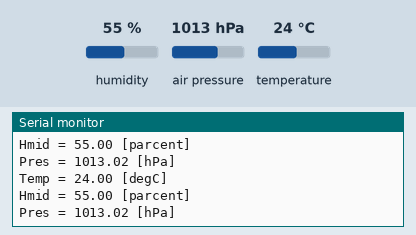
This sketch was run on a simulated Arduino Uno, built with avr-gcc and run on an emulated ATmega328P. On the bench: the last lines printed to the serial monitor. Wiring (inferred from the names in the program): BME280 sensor at I2C address 0x76. Inputs (shaded band) come from the test bench; at power-on: humidity 55 %, air pressure 1013 hPa, temperature 24 °C.

Above: at 1.5 s.
1.6 s: humidity set to 22 %
At 2.9 s:
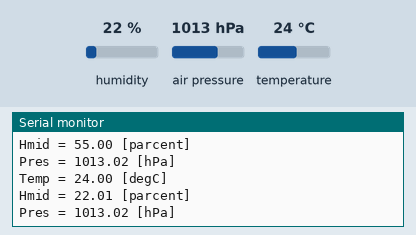
3.1 s: air pressure set to 952 hPa
At 4.2 s:
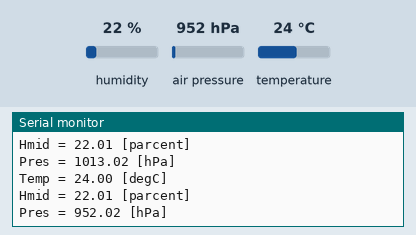
4.6 s: temperature set to 12 °C
At 6.2 s:
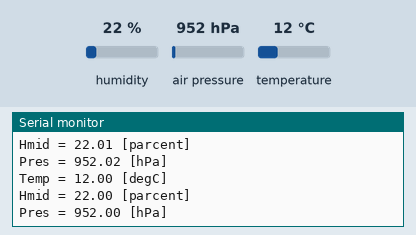
Timing chart, 0 to 7.7 s (numbered marks = the images above; inputs shaded):
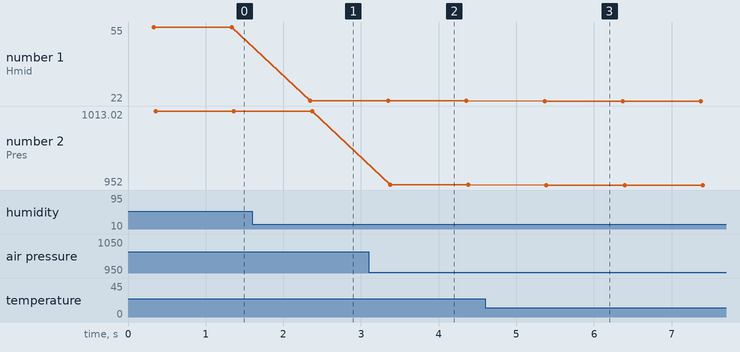

Measured:
- after the input at 1.6 s, the serial monitor: prints a new line after 0.74 s (image 1)
- after the input at 3.1 s, the serial monitor: prints a new line after 0.28 s (image 2)
- after the input at 4.6 s, the serial monitor: prints a new line after 0.74 s (image 3)
- plotted number 1: 55 → 22.01 after the input at 1.6 s, 22.01 → 22 after the input at 4.6 s
- plotted number 2: 1013.02 → 952.02 after the input at 3.1 s, 952.02 → 952 after the input at 4.6 s

The sketch:

Test_Barometer_Thermohygrometer.ino
```cpp
#include "./BarometerThermohygrometer.h"

void setup()
{
	// Wire(Arduino-I2C)の初期化
	Wire.begin();
	// デバック用シリアル通信は9600bps
	Serial.begin(9600);

	// 初期化
	BTH_Init();

	Serial.println(F("Init done"));
	delay(300);
}

void loop()
{

	BTH_Update();		// センサの値をアップデート
	BTH_Print();		// アップデートした値を表示

	delay(1000);		// 1000 ms 待つ
}
```

BarometerThermohygrometer.h
```cpp
#ifndef BTH_H
#define BTH_H

#include "./PIN_ASSIGN.h"
#include <Wire.h>

// #################### Barometer & Thermohygrometer ####################

// 初期化
void BTH_Init();
// センサ値の更新
void BTH_Update();
// センサ値の表示
void BTH_Print();
// 気圧の値を取得
float BTH_GetPressure();
// 湿度の値を取得
float BTH_GetHumidity();
// 温度の値を取得
float BTH_GetTemperature();

typedef struct {
	float   pressure;
	float   humidity;
	float   temperature;
} BarometerThermohygrometer_t;

#endif
```

BarometerThermohygrometer.ino
```cpp
#include "./BarometerThermohygrometer.h"

BarometerThermohygrometer_t bthmeter;

#define BME280_ADDR_ 0x76
#define CONFIG_      0xF5
#define CTRL_MEAS_   0xF4
#define CTRL_HUM_    0xF2

// 気温補正データ
static uint16_t dig_T1;
static int16_t  dig_T2;
static int16_t  dig_T3;

// 湿度補正データ
static uint8_t  dig_H1;
static int16_t  dig_H2;
static uint8_t  dig_H3;
static int16_t  dig_H4;
static int16_t  dig_H5;
static int8_t   dig_H6;

// 気圧補正データ
static uint16_t dig_P1;
static int16_t  dig_P2;
static int16_t  dig_P3;
static int16_t  dig_P4;
static int16_t  dig_P5;
static int16_t  dig_P6;
static int16_t  dig_P7;
static int16_t  dig_P8;
static int16_t  dig_P9;

int32_t t_fine;

static unsigned char buffer[26];

int32_t BME280_compensate_T_int32_(int32_t adc_T);
uint32_t BME280_compensate_H_int32_(int32_t adc_H);
uint32_t BME280_compensate_P_int32_(int32_t adc_P);

void BTH_Init() {
	// Wire.begin();はされている前提！

	bthmeter.pressure    = 0.0;
	bthmeter.humidity    = 0.0;
	bthmeter.temperature = 0.0;

	// BME280の設定
	// BME280動作設定
	Wire.beginTransmission(BME280_ADDR_);
	Wire.write(CONFIG_);	// 動作設定
	Wire.write(0x00);		// 「単発測定」，「フィルタなし」，「SPI 4線式」
	Wire.endTransmission();

	//BME280測定条件設定
	Wire.beginTransmission(BME280_ADDR_);
	Wire.write(CTRL_MEAS_);	// 測定条件設定
	Wire.write(0x24);		// 「温度・気圧オーバーサンプリングx1」，「スリープモード」
	Wire.endTransmission();

	//BME280温度測定条件設定
	Wire.beginTransmission(BME280_ADDR_);
	Wire.write(CTRL_HUM_);	// 湿度測定条件設定
	Wire.write(0x01);		// 「湿度オーバーサンプリングx1」
	Wire.endTransmission();

	//BME280補正データ取得
	Wire.beginTransmission(BME280_ADDR_);
	Wire.write(0x88);		// 出力データバイトを「補正データ」のアドレスに指定
	Wire.endTransmission();

	Wire.requestFrom(BME280_ADDR_, 26);
	for (uint8_t i=0; i<26; i++) {
		while (Wire.available() == 0) {
			Serial.println(F("Waiting for receiving data from BME280..."));
		}
		buffer[i] = Wire.read();
	}

	dig_T1 = ((uint16_t)((buffer[1] << 8) | buffer[0]));
	dig_T2 = ((int16_t) ((buffer[3] << 8) | buffer[2]));
	dig_T3 = ((int16_t) ((buffer[5] << 8) | buffer[4]));

	dig_P1 = ((uint16_t)((buffer[7] << 8) | buffer[6]));
	dig_P2 = ((int16_t) ((buffer[9] << 8) | buffer[8]));
	dig_P3 = ((int16_t)((buffer[11] << 8) | buffer[10]));
	dig_P4 = ((int16_t)((buffer[13] << 8) | buffer[12]));
	dig_P5 = ((int16_t)((buffer[15] << 8) | buffer[14]));
	dig_P6 = ((int16_t)((buffer[17] << 8) | buffer[16]));
	dig_P7 = ((int16_t)((buffer[19] << 8) | buffer[18]));
	dig_P8 = ((int16_t)((buffer[21] << 8) | buffer[20]));
	dig_P9 = ((int16_t)((buffer[23] << 8) | buffer[22]));

	dig_H1 = ((uint8_t)(buffer[25]));

	Wire.beginTransmission(BME280_ADDR_);
	Wire.write(0xE1);		// 出力データバイトを「補正データ」のアドレスに指定
	Wire.endTransmission();

	Wire.requestFrom(BME280_ADDR_, 7);
	for (uint8_t i=0; i<7; i++) {
		while (Wire.available() == 0) {
			Serial.println(F("Waiting for receiving data from BME280..."));
		}
		buffer[i] = Wire.read();
	}

	dig_H2 = ((int16_t)((buffer[1] << 8) | buffer[0]));
	dig_H3 = ((uint8_t)(buffer[2]));
	dig_H4 = ((int16_t)((buffer[3] << 4) + (buffer[4] & 0x0F)));
	dig_H5 = ((int16_t)((buffer[5] << 4) + ((buffer[4] >> 4) & 0x0F)));
	dig_H6 = ((int8_t)buffer[6]);
}


void BTH_Update() {
	int32_t  temp_cal;
	uint32_t humi_cal, pres_cal;

	// BME280測定条件設定 (1回測定後，スリープモード)
	Wire.beginTransmission(BME280_ADDR_);
	Wire.write(CTRL_MEAS_);				// 測定条件設定
	Wire.write(0x25);					// 「温度・気圧オーバーサンプリングx1」，「1回測定後，スリープモード」
	Wire.endTransmission();
	delay(1);

	// 測定データ取得
	Wire.beginTransmission(BME280_ADDR_);
	Wire.write(0xF7);					// 出力データバイトを「気圧データ」のアドレスに指定
	Wire.endTransmission();

	Wire.requestFrom(BME280_ADDR_, 8);
	for (uint8_t i=0; i<8; i++) {
		while (Wire.available() == 0 ) {
			Serial.println(F("Waiting for receiving data from BME280..."));
		}
		buffer[i] = Wire.read();
	}

	int32_t adc_T = ((uint32_t)buffer[3] << 12) | ((uint32_t)buffer[4] << 4) | ((buffer[5] >> 4) & 0x0F);
	int32_t adc_P = ((uint32_t)buffer[0] << 12) | ((uint32_t)buffer[1] << 4) | ((buffer[2] >> 4) & 0x0F);
	int32_t adc_H = ((uint32_t)buffer[6] << 8) | ((uint32_t)buffer[7]);

	temp_cal = BME280_compensate_T_int32_(adc_T);		// 温度データ補正計算
	pres_cal = BME280_compensate_P_int32_(adc_P);		// 気圧データ補正計算
	humi_cal = BME280_compensate_H_int32_(adc_H);		// 湿度データ補正計算

	bthmeter.temperature = (float)temp_cal / 100.0;		// 温度データを実際の値に計算
	bthmeter.pressure    = (float)pres_cal / 100.0;		// 気圧データを実際の値に計算
	bthmeter.humidity    = (float)humi_cal / 1024.0;	// 湿度データを実際の値に計算
}


void BTH_Print() {
	Serial.print(F("Temp = "));
	Serial.print(BTH_GetTemperature());
	Serial.println(" [degC]");
	Serial.print(F("Hmid = "));
	Serial.print(BTH_GetHumidity());
	Serial.println(F(" [parcent]"));
	Serial.print(F("Pres = "));
	Serial.print(BTH_GetPressure());
	Serial.println(F(" [hPa]"));
	Serial.println();
}


float BTH_GetPressure() {
	return bthmeter.pressure;
}


float BTH_GetHumidity() {
	return bthmeter.humidity;
}


float BTH_GetTemperature() {
	return bthmeter.temperature;
}


// 温度補正 関数
int32_t BME280_compensate_T_int32_(int32_t adc_T)
{
	int32_t var1, var2, T;
	var1   = ((((adc_T>>3) - ((int32_t)dig_T1<<1))) * ((int32_t)dig_T2)) >> 11;
	var2   = (((((adc_T>>4) - ((int32_t)dig_T1)) * ((adc_T>>4) - ((int32_t)dig_T1))) >> 12) * ((int32_t)dig_T3)) >> 14;
	t_fine = var1 + var2;
	T      = (t_fine * 5 + 128) >> 8;
	return T;
}

// 湿度補正 関数
uint32_t BME280_compensate_H_int32_(int32_t adc_H)
{
	int32_t v_x1_u32r;

	v_x1_u32r = (t_fine - ((int32_t)76800));
	v_x1_u32r = (((((adc_H << 14) - (((int32_t)dig_H4) << 20) - (((int32_t)dig_H5) * v_x1_u32r)) + ((int32_t)16384)) >> 15)
		* (((((((v_x1_u32r * ((int32_t)dig_H6)) >> 10) * (((v_x1_u32r * ((int32_t)dig_H3)) >> 11) + ((int32_t)32768))) >> 10)
		+ ((int32_t)2097152)) * ((int32_t)dig_H2) + 8192) >> 14));
	v_x1_u32r = (v_x1_u32r - (((((v_x1_u32r >> 15) * (v_x1_u32r >> 15)) >> 7) * ((int32_t)dig_H1)) >> 4));
	v_x1_u32r = (v_x1_u32r < 0 ? 0 : v_x1_u32r);
	v_x1_u32r = (v_x1_u32r > 419430400 ? 419430400 : v_x1_u32r);
	return (uint32_t)(v_x1_u32r>>12);
}

// 気圧補正 関数
uint32_t BME280_compensate_P_int32_(int32_t adc_P)
{
	int32_t var1, var2;
	uint32_t p;
	var1 = (((int32_t)t_fine)>>1) - (int32_t)64000;
	var2 = (((var1>>2) * (var1>>2)) >> 11 ) * ((int32_t)dig_P6);
	var2 = var2 + ((var1*((int32_t)dig_P5))<<1);
	var2 = (var2>>2)+(((int32_t)dig_P4)<<16);
	var1 = (((dig_P3 * (((var1>>2) * (var1>>2)) >> 13 )) >> 3) + ((((int32_t)dig_P2) * var1)>>1))>>18;
	var1 =((((32768+var1))*((int32_t)dig_P1))>>15);
	if (var1 == 0) {
		return 0; // avoid exception caused by division by zero
	}
	p = (((uint32_t)(((int32_t)1048576)-adc_P)-(var2>>12)))*3125;
	if (p < 0x80000000) {
		p = (p << 1) / ((uint32_t)var1);
	} else {
		p = (p / (uint32_t)var1) * 2;
	}
	var1 = (((int32_t)dig_P9) * ((int32_t)(((p>>3) * (p>>3))>>13)))>>12;
	var2 = (((int32_t)(p>>2)) * ((int32_t)dig_P8))>>13;
	p = (uint32_t)((int32_t)p + ((var1 + var2 + dig_P7) >> 4));
	return p;
}
```

PIN_ASSIGN.h
```cpp
#ifndef PIN_ASSIGN_H
#define PIN_ASSIGN_H

#define PIN_SRV 4

#define PIN_LIT A1
#define PIN_MIC A2

#define PIN_GPS_TX 8
#define PIN_GPS_RX 9
#define PIN_XBEE_TX 2
#define PIN_XBEE_RX 3
#define PIN_SD_SS  10
// SD MOSI 11
// SD MISO 12
// SD CLK  13

#define PIN_CAM2_SS 7

#define PIN_DC_MOTER1 5
#define PIN_DC_MOTER2 6

// #define SDA A4
// #define SCL A5

#endif
```
